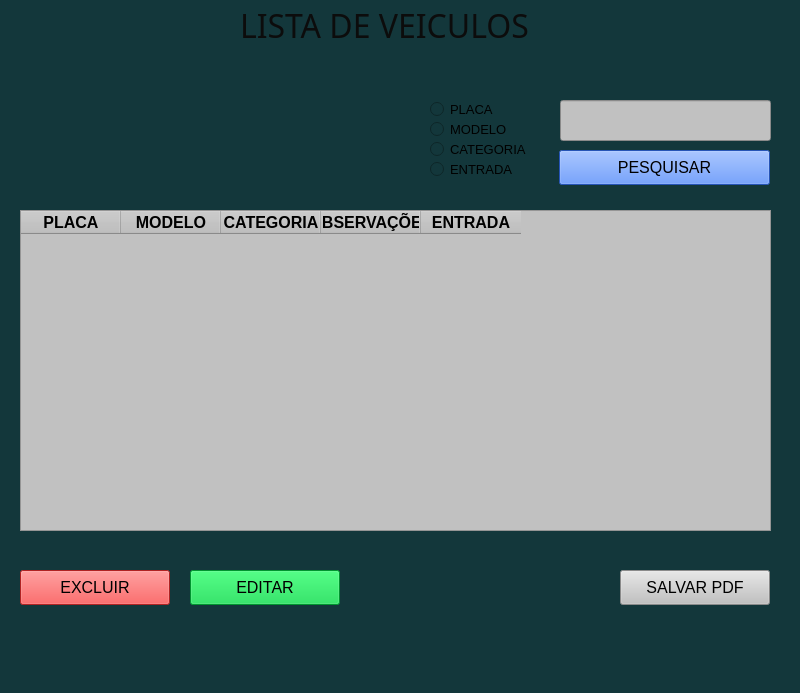
<?xml version="1.0" encoding="UTF-8"?>
<ui version="4.0">
 <class>MainWindow</class>
 <widget class="QMainWindow" name="MainWindow">
  <property name="geometry">
   <rect>
    <x>0</x>
    <y>0</y>
    <width>800</width>
    <height>693</height>
   </rect>
  </property>
  <property name="font">
   <font>
    <family>Gadugi</family>
    <pointsize>12</pointsize>
   </font>
  </property>
  <property name="windowTitle">
   <string>MainWindow</string>
  </property>
  <property name="styleSheet">
   <string notr="true">background-color: rgb(19, 55, 59);</string>
  </property>
  <widget class="QWidget" name="centralwidget">
   <widget class="QLabel" name="label_2">
    <property name="geometry">
     <rect>
      <x>240</x>
      <y>0</y>
      <width>311</width>
      <height>51</height>
     </rect>
    </property>
    <property name="font">
     <font>
      <family>Gadugi</family>
      <pointsize>24</pointsize>
     </font>
    </property>
    <property name="styleSheet">
     <string notr="true">color: rgb(12, 12, 12);</string>
    </property>
    <property name="text">
     <string>LISTA DE VEICULOS</string>
    </property>
   </widget>
   <widget class="QTableWidget" name="v_lista">
    <property name="geometry">
     <rect>
      <x>20</x>
      <y>210</y>
      <width>751</width>
      <height>321</height>
     </rect>
    </property>
    <property name="styleSheet">
     <string notr="true">background-color: rgb(193, 193, 193);</string>
    </property>
    <property name="showGrid">
     <bool>true</bool>
    </property>
    <property name="gridStyle">
     <enum>Qt::NoPen</enum>
    </property>
    <column>
     <property name="text">
      <string>PLACA</string>
     </property>
     <property name="font">
      <font>
       <pointsize>12</pointsize>
       <weight>75</weight>
       <bold>true</bold>
      </font>
     </property>
    </column>
    <column>
     <property name="text">
      <string>MODELO</string>
     </property>
     <property name="font">
      <font>
       <pointsize>12</pointsize>
       <weight>75</weight>
       <bold>true</bold>
      </font>
     </property>
    </column>
    <column>
     <property name="text">
      <string>CATEGORIA</string>
     </property>
     <property name="font">
      <font>
       <pointsize>12</pointsize>
       <weight>75</weight>
       <bold>true</bold>
      </font>
     </property>
    </column>
    <column>
     <property name="text">
      <string>OBSERVAÇÕES</string>
     </property>
     <property name="font">
      <font>
       <pointsize>12</pointsize>
       <weight>75</weight>
       <bold>true</bold>
      </font>
     </property>
    </column>
    <column>
     <property name="text">
      <string>ENTRADA</string>
     </property>
     <property name="font">
      <font>
       <pointsize>12</pointsize>
       <weight>75</weight>
       <bold>true</bold>
      </font>
     </property>
    </column>
   </widget>
   <widget class="QPushButton" name="gerar_pdf">
    <property name="geometry">
     <rect>
      <x>620</x>
      <y>570</y>
      <width>150</width>
      <height>35</height>
     </rect>
    </property>
    <property name="font">
     <font>
      <pointsize>12</pointsize>
     </font>
    </property>
    <property name="styleSheet">
     <string notr="true">background-color: rgb(193, 193, 193);</string>
    </property>
    <property name="text">
     <string>SALVAR PDF</string>
    </property>
   </widget>
   <widget class="QPushButton" name="excluir">
    <property name="geometry">
     <rect>
      <x>20</x>
      <y>570</y>
      <width>150</width>
      <height>35</height>
     </rect>
    </property>
    <property name="font">
     <font>
      <pointsize>12</pointsize>
     </font>
    </property>
    <property name="styleSheet">
     <string notr="true">background-color: rgb(193, 193, 193);
background-color: rgb(247, 49, 49);</string>
    </property>
    <property name="text">
     <string>EXCLUIR</string>
    </property>
   </widget>
   <widget class="QPushButton" name="alterar">
    <property name="geometry">
     <rect>
      <x>190</x>
      <y>570</y>
      <width>150</width>
      <height>35</height>
     </rect>
    </property>
    <property name="font">
     <font>
      <pointsize>12</pointsize>
     </font>
    </property>
    <property name="styleSheet">
     <string notr="true">background-color: rgb(193, 193, 193);
background-color: rgb(247, 49, 49);
background-color: rgb(0, 209, 66);</string>
    </property>
    <property name="text">
     <string>EDITAR</string>
    </property>
   </widget>
   <widget class="QPushButton" name="pesquisar">
    <property name="geometry">
     <rect>
      <x>559</x>
      <y>150</y>
      <width>211</width>
      <height>35</height>
     </rect>
    </property>
    <property name="font">
     <font>
      <pointsize>12</pointsize>
     </font>
    </property>
    <property name="styleSheet">
     <string notr="true">background-color: rgb(193, 193, 193);
background-color: rgb(53, 117, 255);</string>
    </property>
    <property name="text">
     <string>PESQUISAR</string>
    </property>
   </widget>
   <widget class="QLineEdit" name="placa">
    <property name="geometry">
     <rect>
      <x>560</x>
      <y>100</y>
      <width>211</width>
      <height>41</height>
     </rect>
    </property>
    <property name="font">
     <font>
      <pointsize>16</pointsize>
     </font>
    </property>
    <property name="styleSheet">
     <string notr="true">background-color: rgb(193, 193, 193);</string>
    </property>
   </widget>
   <widget class="QRadioButton" name="modelo">
    <property name="geometry">
     <rect>
      <x>430</x>
      <y>120</y>
      <width>111</width>
      <height>18</height>
     </rect>
    </property>
    <property name="font">
     <font>
      <pointsize>10</pointsize>
     </font>
    </property>
    <property name="text">
     <string>MODELO</string>
    </property>
   </widget>
   <widget class="QRadioButton" name="categoria">
    <property name="geometry">
     <rect>
      <x>430</x>
      <y>140</y>
      <width>121</width>
      <height>18</height>
     </rect>
    </property>
    <property name="font">
     <font>
      <pointsize>10</pointsize>
     </font>
    </property>
    <property name="text">
     <string>CATEGORIA</string>
    </property>
   </widget>
   <widget class="QRadioButton" name="entrada">
    <property name="geometry">
     <rect>
      <x>430</x>
      <y>160</y>
      <width>111</width>
      <height>18</height>
     </rect>
    </property>
    <property name="font">
     <font>
      <pointsize>10</pointsize>
     </font>
    </property>
    <property name="text">
     <string>ENTRADA</string>
    </property>
   </widget>
   <widget class="QRadioButton" name="placas">
    <property name="geometry">
     <rect>
      <x>430</x>
      <y>100</y>
      <width>111</width>
      <height>18</height>
     </rect>
    </property>
    <property name="font">
     <font>
      <pointsize>10</pointsize>
     </font>
    </property>
    <property name="text">
     <string>PLACA</string>
    </property>
   </widget>
  </widget>
  <widget class="QMenuBar" name="menubar">
   <property name="geometry">
    <rect>
     <x>0</x>
     <y>0</y>
     <width>800</width>
     <height>23</height>
    </rect>
   </property>
  </widget>
  <widget class="QStatusBar" name="statusbar"/>
 </widget>
 <resources/>
 <connections/>
</ui>
